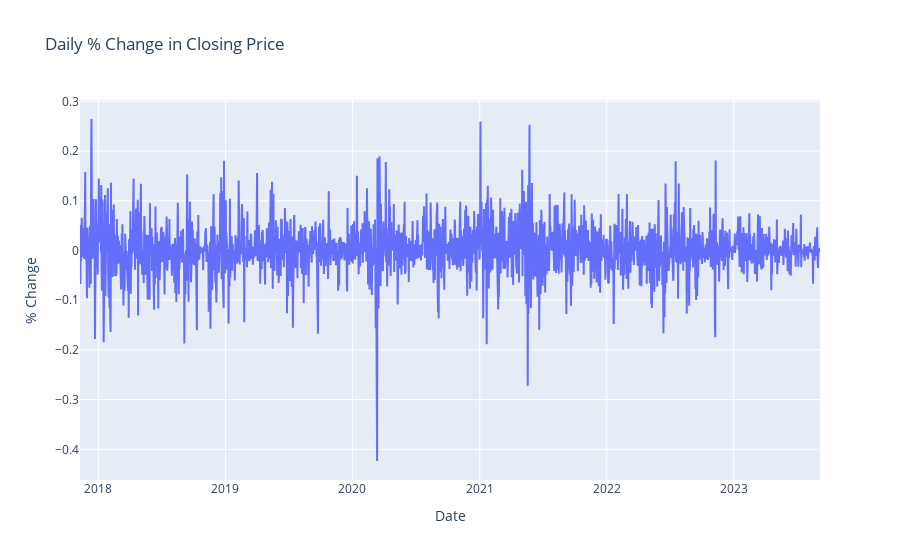

Write notebook code for a chart like this one.
### Code cell
# displaying the chart for daily % change in closing price
data = [go.Scatter(x=updated_data.index,
                   y=updated_data['%_CHANGE'], mode='lines')]
layout = go.Layout(title="Daily % Change in Closing Price",
                   xaxis=dict(title='Date'), yaxis=dict(title='% Change'))
fig = go.Figure(data=data, layout=layout)
pyo.init_notebook_mode(connected=True)
pyo.iplot(fig)

### Figure 1 — Plotly figure (JSON) as saved in the notebook; plotly's stock layout.template omitted (floating-point values rounded to 4 significant figures; data arrays with more than 128 entries replaced by an {"elided": "..."} marker saying what was removed)
{"data": [{"mode": "lines", "type": "scatter", "x": {"elided": "2128 str values"}, "y": {"elided": "2128 float values"}}], "layout": {"title": {"text": "Daily % Change in Closing Price"}, "xaxis": {"title": {"text": "Date"}}, "yaxis": {"title": {"text": "% Change"}}}}
